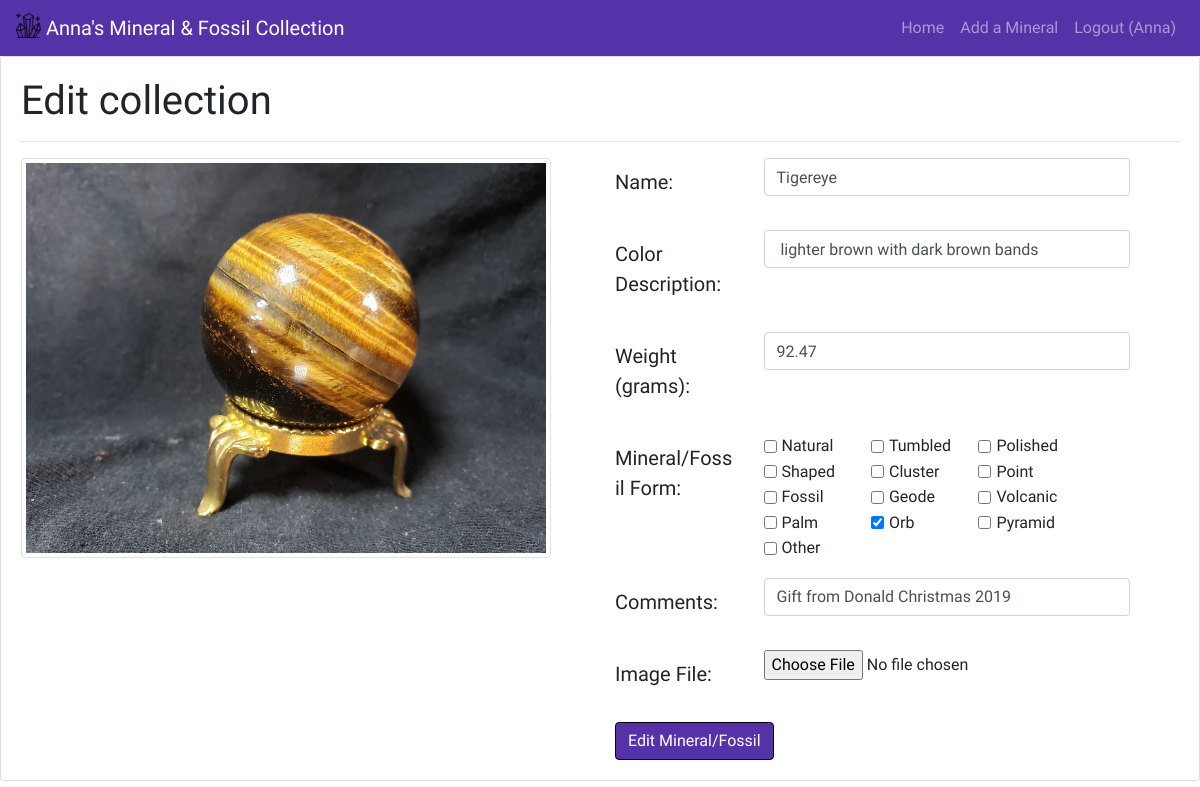
/editmineral.php?id_to_edit=2 (signed in), run on the app's committed database.
### tables this page shows
CREATE TABLE `mineral_collection` (
  `id` int NOT NULL AUTO_INCREMENT,
  `mineral_name` varchar(255) NOT NULL,
  `color_description` varchar(255) NOT NULL,
  `weight_in_grams` decimal(10,2) NOT NULL,
  `mineral_form` varchar(255) NOT NULL,
  `comments` text,
  `image_file` varchar(255) NOT NULL,
  PRIMARY KEY (`id`)
);

### queryutils.php (called while the page is built, shortened)
<?php
function parameterizedQuery($dbc, $sql_query, $data_types, ...$query_parameters)
{
    $ret_val = false;
    if ($stmt = mysqli_prepare($dbc, $sql_query))
    {
        if (mysqli_stmt_bind_param($stmt, $data_types, ...$query_parameters)
                && mysqli_stmt_execute($stmt))
        {
            $ret_val = mysqli_stmt_get_result($stmt);
        }
    }
    return $ret_val;
}

### editmineral.php (the view, shortened to what this page needs)
<!DOCTYPE html>
<html>
<head>
    <link rel="stylesheet"
          href="https://stackpath.bootstrapcdn.com/bootstrap/4.2.1/css/bootstrap.min.css"
>
</head>
<body>
<?php
    require_once('navmenu.php');
?>
<div class="card">
    <div class="card-body">
        <h1>Edit collection</h1>
        <hr/>
        <?php
            $dbc = mysqli_connect(DB_HOST, DB_USER, DB_PASSWORD, DB_NAME)
                    or trigger_error('Error connecting to MySQL server for
                    DB_NAME.', E_USER_ERROR);
        $forms = ['Natural', 'Tumbled', 'Polished', 'Shaped', 'Cluster', 'Point', 'Fossil', 'Geode', 'Volcanic', 'Palm', 'Orb', 'Pyramid', 'Other'];
        if (isset($_GET['id_to_edit']))
        {
            $id_to_edit = $_GET['id_to_edit'];
            require_once('queryutils.php');
            $query = "SELECT * FROM mineral_collection WHERE id = ?";
            $result = parameterizedQuery($dbc, $query, 'i', $id_to_edit);
        if ($result !== false && $result instanceof mysqli_result && mysqli_num_rows($result) == 1)
        {
        $row = mysqli_fetch_assoc($result);
            $mineral_name = $row['mineral_name'];
            $color_description = $row['color_description'];
            $weight_in_grams = $row['weight_in_grams'];
            $mineral_form_text = $row['mineral_form'];
            $comments = $row['comments'];
            $mineral_image_file = $row['image_file'];
            if (empty($mineral_image_file))
                    {
                      $mineral_image_file_displayed = ML_UPLOAD_PATH .
                       ML_DEFAULT_MINERAL_FILE_NAME;
                    }
                    else
                    {
                      $mineral_image_file_displayed = $mineral_image_file;
                    }
                    $checked_mineral_forms = explode(', ', $mineral_form_text);
                }
          }
           else
          {
                header("Location: index.php");
                exit();
          }
        ?>
        <div class="row">
        <div class="col-md-6">
          <img src="<?=$mineral_image_file_displayed?>" class="img-thumbnail" style="max-height: 400px;" alt="Mineral image">
        </div>
        <div class="col-md-6">
        <form enctype="multipart/form-data" class="needs-validation" novalidate method="POST"
          action="<?= $_SERVER['PHP_SELF']; ?>">
          <div class="form-group row">
            <label for="mineral_name" class="col-sm-3 col-form-label-lg">Name:</label>
            <div class="col-sm-8">
              <input type="text" class="form-control" id="mineral_name" name="mineral_name" value='<?= $mineral_name ?>'
                placeholder="Mineral/Fossil Name" required>
            </div>
          </div>
          <div class="form-group row">
            <label for="color_description" class="col-sm-3 col-form-label-lg">Color Description:</label>
            <div class="col-sm-8">
              <input type="text" class="form-control" id="color_description" name="color_description"
                value='<?= $color_description ?>' placeholder="Color Description" required>
            </div>
          </div>
          <div class="form-group row">
            <label for="weight_in_grams" class="col-sm-3 col-form-label-lg">Weight (grams):</label>
            <div class="col-sm-8">
              <input type="number" step="0.01" class="form-control" id="weight_in_grams" name="weight_in_grams"
                value='<?= $weight_in_grams ?>' placeholder="Weight (in grams)" required>
            </div>
          </div>
          <div class="form-group row">
            <label class="col-sm-3 col-form-label-lg">Mineral/Fossil Form:</label>
            <div class="col-sm-8">
              <?php
              foreach ($forms as $mineral_form) {
                ?>
                <div class="form-check form-check-inline col-sm-3">
                  <input class="form-check-input" type="checkbox" id="mineral_form_checkbox_action_<?= $mineral_form ?>"
                    name="mineral_form_checkbox[]" value="<?= $mineral_form ?>" <?=in_array($mineral_form, $checked_mineral_forms)?'checked':''?>>
                  <label class="form-check-label" for="mineral_form_checkbox_action_<?= $mineral_form ?>"><?= $mineral_form ?></label>
                </div>
                <?php
              }
              ?>
            </div>
          </div>
          <div class="form-group row">
            <label for="color_description" class="col-sm-3 col-form-label-lg">Comments:</label>
            <div class="col-sm-8">
              <input type="text" class="form-control" id="comments" name="comments"
                value='<?= $comments ?>' required placeholder="Comments">
            </div>
          </div>
          <div class="form-group row">
            <label for="mineral_image_file" class="col-sm-3 col-form-label-lg">Image File:</label>
            <div class="col-sm-8">
              <input type="file" class="form-control-file" id="mineral_image_file" name="mineral_image_file">
            </div>
          </div>
          <button class="btn btn-primary" style="background-color: #5432a8; border-color: black;" type="submit"
            name="edit_mineral_submission">Edit Mineral/Fossil</button>
        </form>
      </div>
    </div>
  </body>
</html>

### editmineral.php (style rules this page uses)
body { font-family: Arima; }

### data on the page
mineral_collection: image_file (picture), mineral_name "Tigereye", color_description "lighter brown with dark brown bands", weight_in_grams "92.47", mineral_form "☑", comments "Gift from Donald Christmas 2019"

### other printed values
ML_HOME_PAGE "Anna's Mineral & Fossil Collection"
$_SESSION['user_name'] "Anna"
$mineral_form "Natural"
$mineral_form "Tumbled"
$mineral_form "Polished"
$mineral_form "Shaped"
$mineral_form "Cluster"
$mineral_form "Point"
$mineral_form "Fossil"
$mineral_form "Geode"
$mineral_form "Volcanic"
$mineral_form "Palm"
$mineral_form "Orb"
$mineral_form "Pyramid"
$mineral_form "Other"
